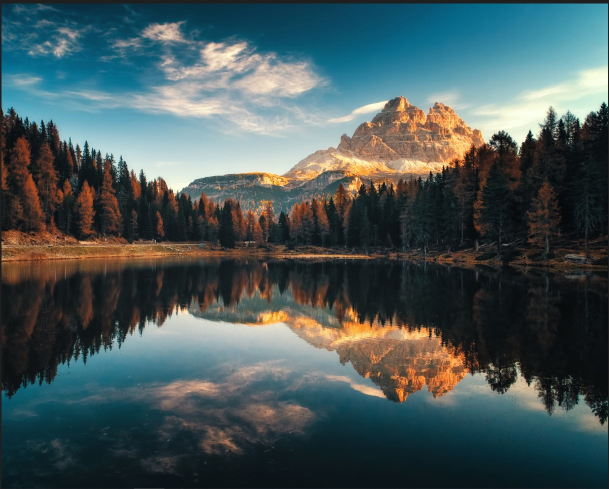
#> input picture OpenCv ie Görüntü İşleme 2/image.jpg, 1217 x 978 px (shown at 1/2 size)
$ python second.py
#> lines starting #> are read from the running program, lines starting #| are printed output that depends on the picture; after the words box and inside, x2 and y2 are one past the last pixel; in counts of white or black regions, pixels touching at a corner belong together
# -*- coding: utf-8 -*-
"""
Created on Thu Dec 22 13:52:23 2022

@author: Asli Toplu
"""

import cv2
import matplotlib.pyplot as plt

resim = cv2.imread("image.jpg")
#> resim is the input picture: shape (978, 1217, 3); mean B, G, R 87.8, 86.9, 71.5

kirp=resim[500:800,500:800]
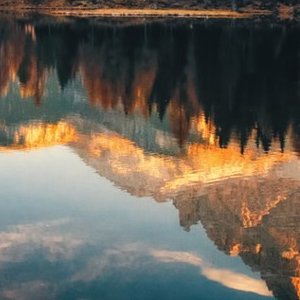
#> kirp: shape (300, 300, 3); mean B, G, R 87.5, 98.9, 105.5

resim[100:400,100:400]=kirp
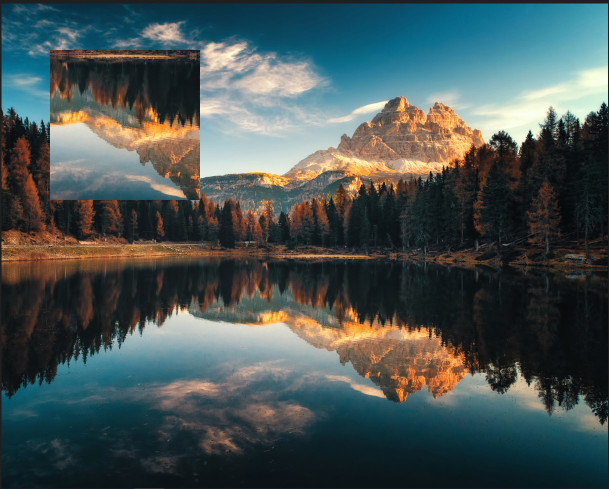
#> resim: shape (978, 1217, 3) (shown at 1/2 size); 7.56% of pixels changed, all inside (x1, y1, x2, y2) = (100, 100, 400, 400)

plt.subplot(121)
plt.imshow(resim)
plt.subplot(122)
plt.imshow(kirp)
plt.show()
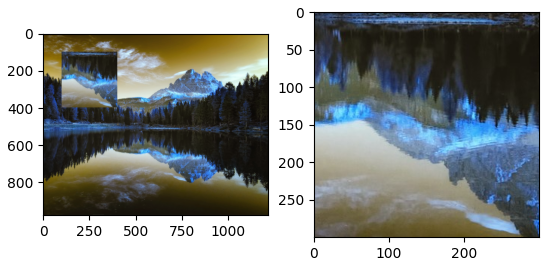
#> figure drawn by matplotlib, 2 panels; B, G, R data is drawn as R, G, B
